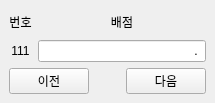
<?xml version="1.0" encoding="UTF-8"?>
<ui version="4.0">
 <class>Grading31</class>
 <widget class="QMainWindow" name="Grading31">
  <property name="geometry">
   <rect>
    <x>0</x>
    <y>0</y>
    <width>215</width>
    <height>103</height>
   </rect>
  </property>
  <property name="windowTitle">
   <string>선택형 배점</string>
  </property>
  <widget class="QWidget" name="centralwidget">
   <layout class="QGridLayout" name="gridLayout">
    <item row="0" column="0">
     <widget class="QLabel" name="lbNum">
      <property name="text">
       <string>번호</string>
      </property>
      <property name="alignment">
       <set>Qt::AlignCenter</set>
      </property>
     </widget>
    </item>
    <item row="0" column="1">
     <widget class="QLabel" name="lbPoint">
      <property name="text">
       <string>배점</string>
      </property>
      <property name="alignment">
       <set>Qt::AlignCenter</set>
      </property>
     </widget>
    </item>
    <item row="1" column="0">
     <widget class="QLabel" name="lbNo">
      <property name="text">
       <string>111</string>
      </property>
      <property name="alignment">
       <set>Qt::AlignCenter</set>
      </property>
     </widget>
    </item>
    <item row="1" column="1">
     <widget class="QLineEdit" name="lineEdit">
      <property name="inputMask">
       <string>D.d</string>
      </property>
      <property name="alignment">
       <set>Qt::AlignRight|Qt::AlignTrailing|Qt::AlignVCenter</set>
      </property>
     </widget>
    </item>
    <item row="2" column="0" colspan="2">
     <widget class="QWidget" name="widBot" native="true">
      <layout class="QHBoxLayout" name="horizontalLayout_3">
       <property name="spacing">
        <number>0</number>
       </property>
       <property name="leftMargin">
        <number>0</number>
       </property>
       <property name="topMargin">
        <number>0</number>
       </property>
       <property name="rightMargin">
        <number>0</number>
       </property>
       <property name="bottomMargin">
        <number>0</number>
       </property>
       <item>
        <widget class="QPushButton" name="btnBack">
         <property name="text">
          <string>이전</string>
         </property>
        </widget>
       </item>
       <item>
        <spacer name="spH">
         <property name="orientation">
          <enum>Qt::Horizontal</enum>
         </property>
         <property name="sizeHint" stdset="0">
          <size>
           <width>40</width>
           <height>20</height>
          </size>
         </property>
        </spacer>
       </item>
       <item>
        <widget class="QPushButton" name="btnNext">
         <property name="text">
          <string>다음</string>
         </property>
        </widget>
       </item>
      </layout>
     </widget>
    </item>
   </layout>
  </widget>
 </widget>
 <resources/>
 <connections/>
</ui>
